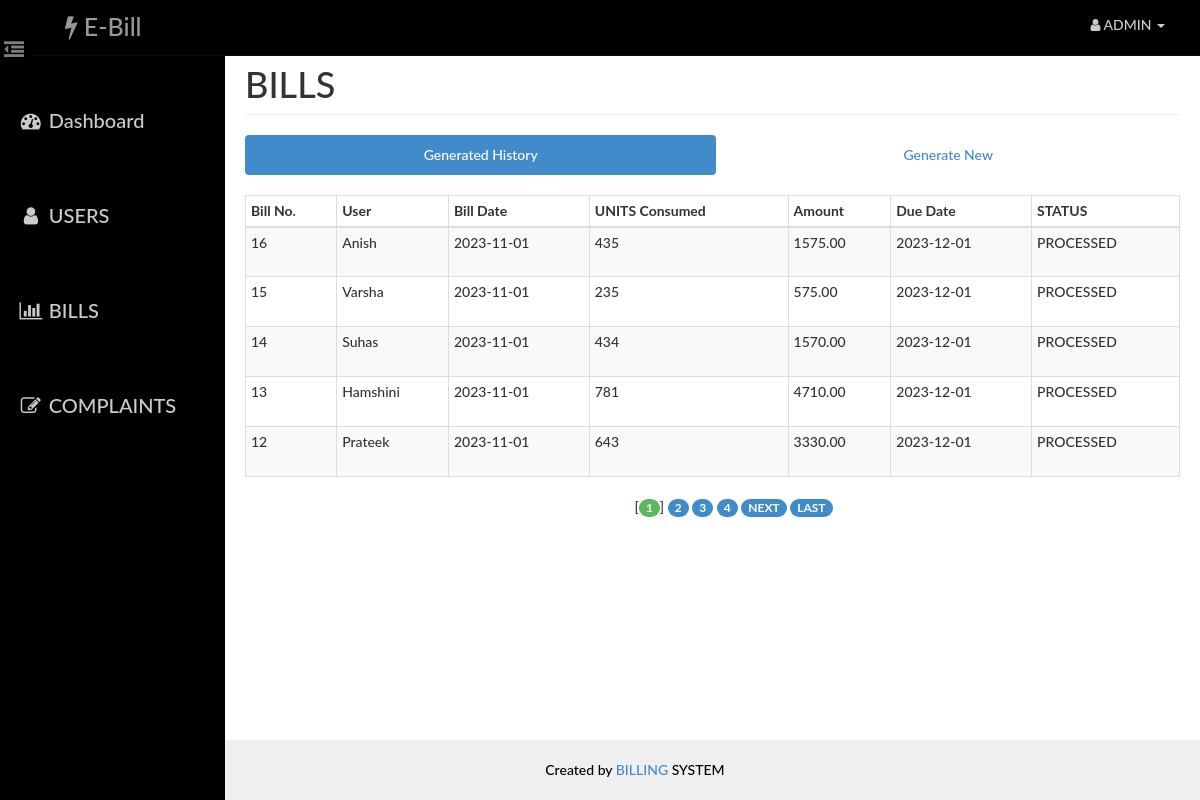
The page /ebill/admin/extra.php (signed in) on the database its author committed.
### tables this page shows
CREATE TABLE `bill` (
  `id` int(14) NOT NULL,
  `aid` int(14) NOT NULL,
  `uid` int(14) NOT NULL,
  `units` int(10) NOT NULL,
  `amount` decimal(10,2) NOT NULL,
  `status` varchar(10) NOT NULL,
  `bdate` date NOT NULL,
  `ddate` date NOT NULL
);

CREATE TABLE `user` (
  `id` int(14) NOT NULL,
  `name` varchar(40) NOT NULL,
  `email` varchar(40) NOT NULL,
  `phone` int(14) NOT NULL,
  `pass` varchar(20) NOT NULL,
  `address` varchar(100) NOT NULL
);

### ebill/admin/paging1.php (called while the page is built, shortened)
<?php
    $rowsperpage = 5;
    if (isset($_GET['currentpage']) && is_numeric($_GET['currentpage'])) {
       $currentpage = (int) $_GET['currentpage'];
    } else {
       $currentpage = 1;
    }
    $offset = ($currentpage - 1) * $rowsperpage;
 ?>

### ebill/Includes/admin.php (called while the page is built, shortened)
<?php
    function retrieve_bills_generated($id,$offset, $rowsperpage) {
        global $con;
        $query  = "SELECT user.name AS user, bill.bdate AS bdate , bill.units AS units , bill.amount AS amount , bill.id as bid ";
        $query .= ", bill.ddate AS ddate, bill.status AS status ";
        $query .= " FROM user , bill ";
        $query .= " WHERE user.id=bill.uid AND aid={$id} ";
        $query .= " ORDER BY bill.id DESC ";
        $query .= "LIMIT {$offset}, {$rowsperpage} ";
        $result = mysqli_query($con,$query);
        return $result;
    }
 ?>

### ebill/admin/extra.php (the view, shortened to what this page needs)
<?php
    require_once('head_html.php');
    require_once('../Includes/session.php');
    require_once('../Includes/admin.php');
?>
<body>
    <div id="wrapper">
        <?php
            require_once("nav.php");
            require_once("sidebar.php");
        ?>
        <div id="page-content-wrapper">
            <div class="container-fluid">
                <div class="row">
                    <div class="col-lg-12">
                        <h1 class="page-header">
                            BILLS
                        </h1>
                        <ul class="nav nav-pills nav-justified">
                            <li class="active"><a href="#generated" data-toggle="pill">Generated History</a>
                            </li>
                            <li class=""><a href="#generate" data-toggle="pill">Generate New</a>
                            </li>
                        </ul>
                        <div class="tab-content">
                            <div class="tab-pane fade in active" id="generated">
                                <div class="table-responsive">
                                    <table class="table table-hover table-striped table-bordered table-condensed">
                                        <thead>
                                            <tr>
                                                <th>Bill No.</th>
                                                <th>User</th>
                                                <th>Bill Date</th>
                                                <th>UNITS Consumed</th>
                                                <th>Amount</th>
                                                <th>Due Date</th>
                                                <th>STATUS</th>
                                            </tr>
                                        </thead>
                                        <tbody>
                                        <?php
                                            include("paging1.php");
                                            $result = retrieve_bills_generated($_SESSION['aid'],$offset, $rowsperpage);
                                            while($row = mysqli_fetch_assoc($result)){
                                            ?>
                                                <tr>
                                                    <td><?php echo $row['bid']?></td>
                                                    <td height="50"><?php echo $row['user'] ?></td>
                                                    <td><?php echo $row['bdate'] ?></td>
                                                    <td><?php echo $row['units'] ?></td>
                                                    <td><?php echo $row['amount'] ?></td>
                                                    <td><?php echo $row['ddate'] ?></td>
                                                    <td><?php echo $row['status'] ?></td>
                                                </tr>
                                            <?php
                                            }
                                            ?>
                                        </tbody>
                                    </table>
                                    <?php include("paging2.php");  ?>
                                </div>
                            </div>
                        </div>
                    </div>
                </div>
            </div>
        </div>
    </div>
    <?php
    require_once("footer.php");
    ?>
</body>
</html>

### ebill/assets/css/dash_admin.css (style rules this page uses)
html { height: 100%; }
body, html { width: 100%; height: 100%; }
body, h1, h2, h3, h4, h5, h6 { font-family: "Lato","Helvetica Neue",Helvetica,Arial,sans-serif; font-weight: 500; }
#wrapper { padding-left: 10px; padding-top: 5px; -webkit-transition: all 0.5s ease; -moz-transition: all 0.5s ease; -o-transition: all 0.5s ease; transition: all 0.5s ease; }
#page-content-wrapper { width: 100%; padding: 15px; min-height:100%; }
@media (min-width:768px) { #wrapper { padding-left: 225px; } }
@media (min-width:768px) { #page-content-wrapper { padding: 20px; } }
.table-responsive { padding-top: 20px; padding-bottom: 20px; }

### rows shown on the page
bill: id "16", uid.name "Anish", bdate "2023-11-01", units "435", amount "1575.00", ddate "2023-12-01", status "PROCESSED"
bill: id "15", uid.name "Varsha", bdate "2023-11-01", units "235", amount "575.00", ddate "2023-12-01", status "PROCESSED"
bill: id "14", uid.name "Suhas", bdate "2023-11-01", units "434", amount "1570.00", ddate "2023-12-01", status "PROCESSED"
bill: id "13", uid.name "Hamshini", bdate "2023-11-01", units "781", amount "4710.00", ddate "2023-12-01", status "PROCESSED"
bill: id "12", uid.name "Prateek", bdate "2023-11-01", units "643", amount "3330.00", ddate "2023-12-01", status "PROCESSED"
